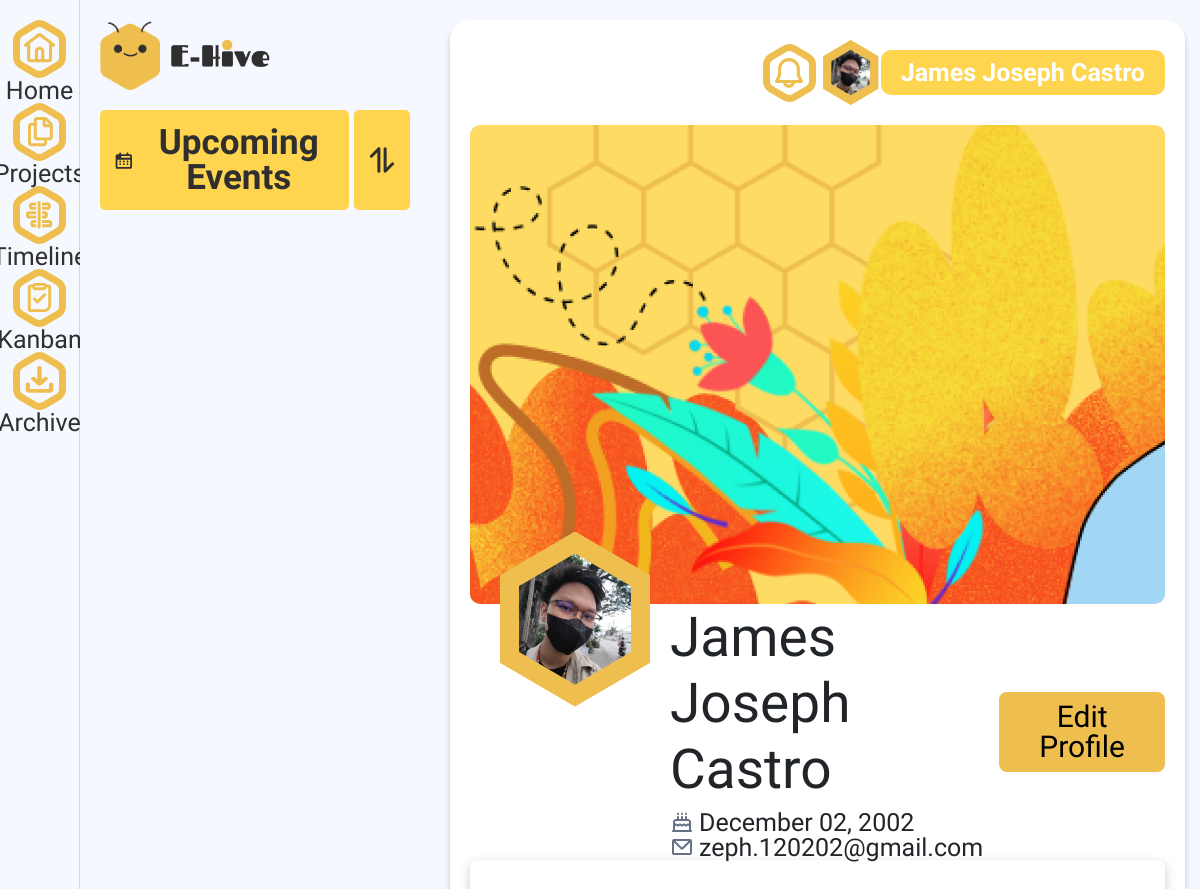
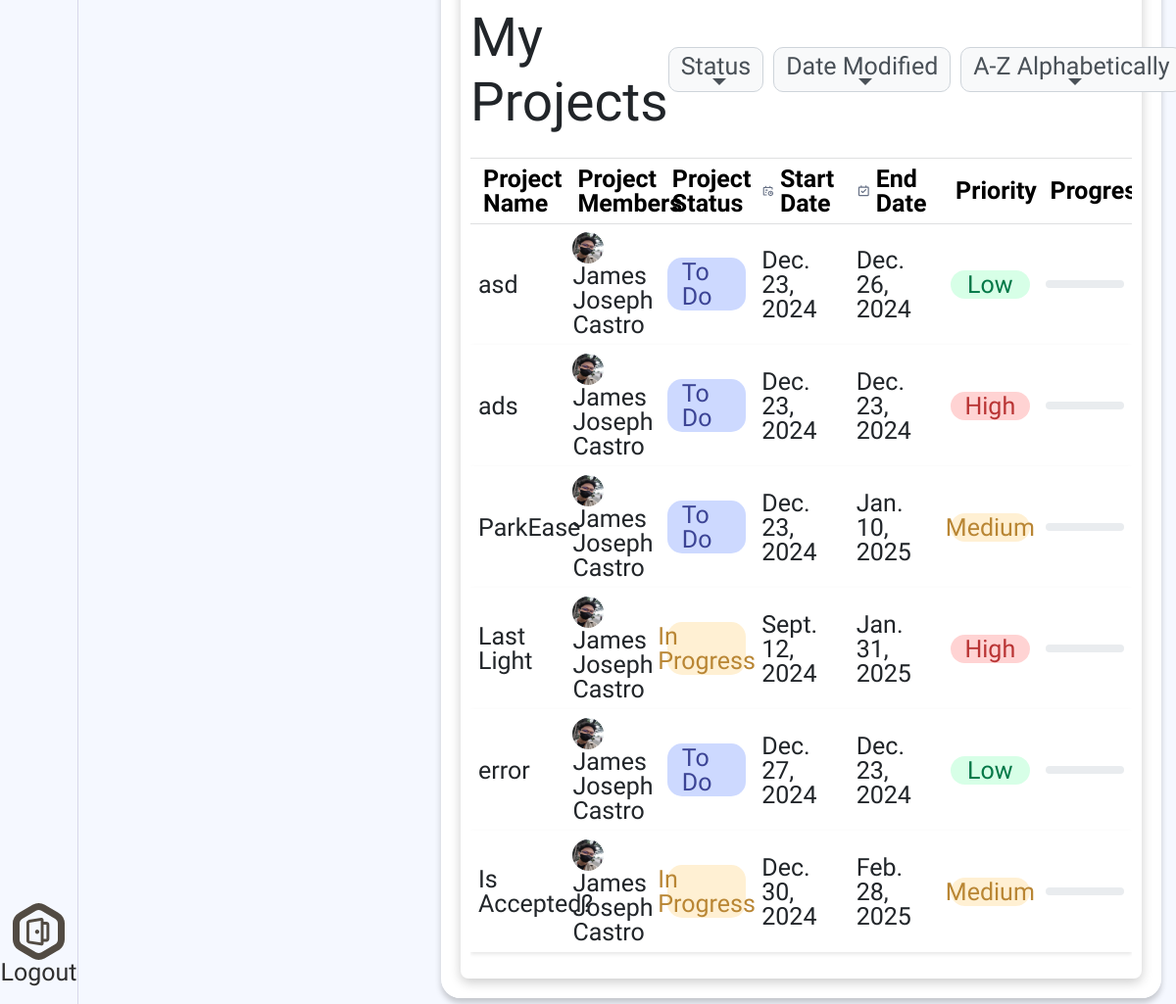
Screenshot of /my_app/profile/ (signed in) with the database file from the repository (2 pictures, top to bottom).
### my_app/models.py (models this page shows, shortened)
class User(models.Model):
    first_name = models.CharField(max_length=100)
    last_name = models.CharField(max_length=100)
    email = models.EmailField(unique=True)
    password = models.CharField(max_length=128)
    birthday = models.DateField()
    picture = models.CharField(
        max_length=255,
        blank=True,
        null=True,
        default='/static/profile_pictures/default_profile.jpg'
    )

class Project(models.Model):
    project_name = models.CharField(max_length=100)
    project_description = models.TextField(null=True)
    start_date = models.DateField()
    end_date = models.DateField()
    PROJECT_STATUS_CHOICES = [
        ('TO_DO', 'To Do'),
        ('IN_PROGRESS', 'In Progress'),
        ('COMPLETED', 'Completed'),
        ('CANCELLED', 'Cancelled'),
    ]
    project_status = models.CharField(max_length=20, choices=PROJECT_STATUS_CHOICES, default='TO_DO')
    PROJECT_PRIORITY_CHOICES = [
        ('LOW', 'Low'),
        ('MEDIUM', 'Medium'),
        ('HIGH', 'High'),
    ]
    project_priority = models.CharField(max_length=10, choices=PROJECT_PRIORITY_CHOICES, default='MEDIUM')
    user = models.ForeignKey('User', on_delete=models.CASCADE, related_name='projects')
    background = models.CharField(max_length=255, blank=True, null=True)
    is_archived = models.BooleanField(default=False)

### my_app/views.py (the view)
# urls.py: path('profile/', views.profile, name="profile"),
def profile(request):
    template = "profile.html"
    user = User.objects.get(pk=request.session['user_id'])
    projects = Project.objects.filter(
        (Q(user=user)) & Q(is_archived=False)
    ).distinct().annotate(progress=Avg('tasks__progress'))
    context = {
        "title": "E-Hive",
        "projects": projects,
    }
    return render(request, template, context)

### my_app/context_processors.py (called while the page is built, shortened)
def user_context(request):
    if 'user_id' in request.session:
        try:
            user = User.objects.get(id=request.session['user_id'])
            user_name = f"{user.first_name} {user.last_name}"
            default_picture = '/static/profile_pictures/default_profile.jpg'
            user_profile = user.picture if user.picture else default_picture
            return {
                'user_name': user_name,
                'user_birthday': user.birthday.strftime('%B %d, %Y') if user.birthday else None,
                'user_email': user.email,
                'user_profile': user_profile,
            }
        except User.DoesNotExist:
            pass

def notifications_context(request):
    if 'user_id' in request.session:
        user = User.objects.get(id=request.session['user_id'])
        return {
            'notifications': Notification.objects.filter(user=user, is_read=False)
        }
    return {'notifications': []}

### my_app/templates/profile.html (shortened to what this page needs)
{% extends 'base.html' %}
{% block content %}
{% load static %}
<link href="https://cdn.jsdelivr.net/npm/bootstrap@5.3.0-alpha1/dist/css/bootstrap.min.css" rel="stylesheet">
<link rel="stylesheet" href="{% static 'css/profile.css' %}">
<div class="dashboard">
    <main style="background: url({% static 'img/home/bgh.png' %}) no-repeat center center; background-size: cover;">
        <header>
            <div class="out-welcome">
                <div class="welcome" style="background: url({% static 'img/banner/profile.png' %}) no-repeat center center; background-size: cover;"></div>
            </div>
        {% include 'profile_temp.html' %}
    </header>
        <div class="profile-section">
            <div class="info">
                <div class="hexagon-btn-wrapper">
                    <div class="hexagon">
                        <img src="{{ user_profile }}" alt="Profile Picture" class="avatar">
                    </div>
                </div>
                <div class="info-info">
                    <h2>{{ user_name }}</h2>
                    <p>
                        {{ user_birthday }}</p>
                    <p>
                        {{ user_email }}</p>
                </div>
            </div>
            <div class="edit-profile">
                <a href="{% url 'profile_edit'%}"><button>Edit Profile</button></a>
            </div>
        </div>
        <div class="conts">
            <div class="top">
            <h2 class="my-4">My Projects</h2>
            <div class="custom-dropdown">
                <div class="dropdown">
                    <button class="btn dropdown-toggle" type="button" id="statusDropdown" data-bs-toggle="dropdown" aria-expanded="false">
                        Status
                    </button>
                </div>
                <div class="dropdown">
                    <button class="btn dropdown-toggle" type="button" id="dateModifiedDropdown" data-bs-toggle="dropdown" aria-expanded="false">
                        Date Modified
                    </button>
                </div>
                <div class="dropdown">
                    <button class="btn dropdown-toggle" type="button" id="alphabeticallyDropdown" data-bs-toggle="dropdown" aria-expanded="false">
                         A-Z Alphabetically
                    </button>
                </div>
            </div>
        </div>
            <div class="table-responsive">
                <table class="table table-hover table-bordered project-table">
                    <thead class="table-light">
                        <tr>
                            <th>
                                <span>
                                Project Name</th>
                            <th>
                                <span>
                                Project Members</th>
                            <th>
                                <span>
                                Project Status</th>
                            <th>
                                <span>
                                Start Date</th>
                            <th>
                                <span>
                                End Date</th>
                            <th>
                                <span>
                                Priority</th>
                            <th>
                                <span>
                                Progress</th>
                        </tr>
                    </thead>
                    <tbody>
                        {% if projects %}
                        {% for project in projects %}
                            {% if project.project_status %}
                                <tr onclick="window.location.href='{% url 'view_proj' project.id %}'" style="cursor: pointer;">
                                    <td>{{ project.project_name }}</td>
                                    <td>
                                        <img src="{{ project.user.picture }}" alt="Avatar" style="width: 32px; height: 32px; border-radius: 50%;">
                                        {{ project.user.first_name }} {{ project.user.last_name }}
                                    </td>
                                    <td>
                                        <span class="status-badge status-{{ project.project_status|lower }}">{{ project.get_project_status_display }}</span>
                                    </td>
                                    <td>{{ project.start_date }}</td>
                                    <td>{{ project.end_date }}</td>
                                    <td>
                                        <span class="priority-{{ project.project_priority|lower }}">{{ project.get_project_priority_display }}</span>
                                    </td>
                                    <td>
                                        <div class="progress" style="height: 8px;">
                                        </div>
                                    </td>
                                </tr>
                            {% elif project.some_value == 0 %}
                                <tr>
                                    <td colspan="7" style="text-align: center;">No projects found.</td>
                                </tr>
                            {% endif %}
                        {% endfor %}
                    {% else %}
                        <tr>
                            <td colspan="7" style="text-align: center;">No projects found.</td>
                        </tr>
                    {% endif %}
                    </tbody>
                </table>
            </div>
        </div>
    </div>
</div>
{% endblock %}

### my_app/templates/base.html (shortened to what this page needs)
{% load static %}
<!DOCTYPE html>
<html lang="en">
<head>
    <link rel="stylesheet" href="https://cdnjs.cloudflare.com/ajax/libs/font-awesome/6.0.0-beta3/css/all.min.css">
    <link rel="stylesheet" href="{% static 'css/base.css' %}">
</head>
<body>
    <div class="containers">
        {% include 'sidebar.html' %}
        {% include 'upcoming.html' %}
        <div class="content">
            {% block content %}
            {% endblock %}
        </div>
</body>
</html>

### my_app/templates/sidebar.html (shortened to what this page needs)
{% load static %}
<link rel="stylesheet" href="{% static 'css/sidebar.css' %}">
<div class="sidebar">
    <ul class="sidebar-menu">
        <div>
        <li class="sidebar-item {% if request.resolver_match.url_name == 'home' %}active{% endif %}">
            <a href="{% url 'home' %}" class="sidebar-link">
                <span>Home</span>
            </a>
        </li>
        <li class="sidebar-item {% if request.resolver_match.url_name == 'project' or request.resolver_match.url_name == 'view_proj' %}active{% endif %}">
            <a href="{% url 'project' %}" class="sidebar-link">
                <span>Projects</span>
            </a>
        </li>
         <li class="sidebar-item {% if request.resolver_match.url_name == 'timeline' %}active{% endif %}">
            <a href="{% url 'timeline' %}" class="sidebar-link">
                <span>Timeline</span>
            </a>
        </li>
        <li class="sidebar-item {% if request.resolver_match.url_name == 'kanban' %}active{% endif %}">
            <a href="{% url 'kanban' %}" class="sidebar-link">
                <span>Kanban</span>
            </a>
        </li>
        <li class="sidebar-item {% if request.resolver_match.url_name == 'archive' %}active{% endif %}">
            <a href="{% url 'archive' %}" class="sidebar-link">
                <span>Archive</span>
            </a>
        </li>
    </div>
    <div>
        <li class="sidebar-item logout">
            <a href="#" class="sidebar-link" id="logOut">
                <span>Logout</span>
            </a>
        </li>
    </ul>
</div>

### my_app/templates/upcoming.html (shortened to what this page needs)
{% load static %}
<link rel="stylesheet" href="{% static 'css/upcoming.css' %}">
<aside class="sidebars">
    <div class="logo">
        <img src="{% static 'img/landingpage/logo.png' %}" alt="E-Hive Logo">
        <img class="logo2" style="width:100px;" src="{% static 'img/landingpage/logo-title.png' %}"></img>
    </div>
    <div class="upcoming-events">
        <button class="events-btn">
            Upcoming Events
        </button>
        <button class="filter-btn">
            <svg width="26" height="26" viewBox="0 0 26 26" fill="none" xmlns="http://www.w3.org/2000/svg">
                <path d="M9.875 1.75V24.25M2.375 9.1875L9.875 1.6875M16.125 1.8125V24.3125L23.625 16.8125" stroke="#2F2F2F" stroke-width="3" stroke-linecap="round" stroke-linejoin="round"/>
            </svg>
        </button>
    </div>
    <ul id="taskList" class="tasks">
    </ul>
</aside>

### my_app/templates/profile_temp.html (shortened to what this page needs)
{% load static %}
<link rel="stylesheet" href="{% static 'css/profile_temp.css' %}">
<div class="profile">
    <div class="notification notification-icon-svg" >
    </div>
    <a href="{% url 'profile'%}">
        <div class="hexagon2-btn-wrapper">
            <div class="hexagon2">
                <img src="{{ user_profile }}" alt="Profile Picture" class="avatar2">
            </div>
        </div>
        <div class="profile-card">
            <span class="name">{{ user_name }}</span>
        </div>
    </a>
</div>

### my_app/static/css/base.css (style rules this page uses)
* { font-family: 'Dongle', sans-serif; line-height: 1; }
.containers { display: flex; flex-direction: row; height: 100vh; width: 100vw; overflow: hidden; }
.content { width: 100vw; height: 100vh; }
button, a { cursor: pointer; }
a, p, span { font-size: 25px; }
table { table-layout: fixed; }

### my_app/static/css/sidebar.css (style rules this page uses)
:root { --primary-color: #f2b600; --sidebar-background: #f5f8ff; --text-color: #333; --hover-opacity: 0.8; --box-shadow: 0 0 10px rgba(0, 0, 0, 0.1); --sidebar-width: 80px; --sidebar-item-height: 50px; --icon-size: 50px; --border-radius: 12px; --white: #ffffff; --button-color: #EEBE4F; --button2-color:#524B43; }
body, html { font-family: 'Fredoka One', sans-serif; margin: 0; padding: 0; box-sizing: border-box; height: 100%; overflow-y: auto; }
.sidebar { background-color: var(--sidebar-background); width: var(--sidebar-width); height: 100vh; display: flex; flex-direction: column; align-items: center; padding: 20px 10px; box-shadow: var(--box-shadow); border-right: #D7D7EA solid 1px; }
.sidebar-menu { list-style: none; padding: 0; margin: 0; width: auto; display: flex; flex-direction: column; justify-content: space-between; height: calc(100vh - 10px); }
.sidebar-item { text-align: center; }
.sidebar-link { text-decoration: none; display: flex; flex-direction: column; align-items: center; color: var(--text-color); font-family: Arial, sans-serif; }

### my_app/static/css/upcoming.css (style rules this page uses)
:root { --primary-color: #FFD54F; --secondary-color: #D7C7FF; --text-color: #2F2F2F; --text-color2: #A5A5A5; --border-color: #ddd; --white: #ffffff; --background-color:#F5F8FF; --stroke: #524B43; --high-priority: #FF4D4D; --medium-priority: #FFA500; --low-priority: #00CC66; --background: #F9FAFB; }
* { margin: 0; padding: 0; box-sizing: border-box; }
body { line-height: 1; }
.sidebars { min-width: 350px; background: var(--background-color); padding: 20px; display: flex; flex-direction: column; }
.logo { text-align: center; margin-bottom: 20px; display: flex; align-items: center; gap: 10px; }
.logo img { width: 60px; }
.logo2 { width: 100px; }
.upcoming-events { display: flex; justify-content: space-between; margin-bottom: 20px; gap: 5px; }
.events-btn, .filter-btn { background-color: var(--primary-color); color: var(--text-color); border: none; font-weight: bold; padding: 15px; border-radius: 5px; cursor: pointer; }
.events-btn { width: 100%; font-size: 35px; display: flex; justify-content: center; align-items: center; gap: 11px; cursor: default; }
.tasks { list-style: none; flex-grow: 1; overflow-y: auto; scrollbar-width: thin; scrollbar-color: var(--primary-color); padding: 0 10px; }
.task h1, h2, h3, h4, h5, h6 { margin-top: 0; margin-bottom: 0; font-weight: bold; line-height: 1.2; }

### my_app/templates/profile.html (style rules this page uses)
* { margin: 0; }
.table-responsive td { font-size: 25px }
ul { margin: 0; padding: 0; }
.table { border-spacing: 0; border: transparent; }
.table>:not(caption)>*>* { background-color: #ffffff; }
tr { box-shadow: 0 2px 4px rgba(0, 0, 0, 0.1); }
table { border-radius: 8px; }
.custom-dropdown { display: flex; gap: 10px; }
.h2, h2 { font-size: 55px }
.custom-dropdown .btn { display: flex; border-radius: 10px; background-color: #f8f9fa; border: 1px solid #ced4da; font-size: 25px; font-weight: 500; color: #495057; line-height: 1; align-items: center; justify-content: center; flex-wrap: wrap; flex-direction: row; }
.name { font-size: 16px; font-weight: bold; color: white; }
p { margin: 0; }
table { table-layout: fixed; border-collapse: collapse; }
td, th { border: none; padding: 0; margin: 0; }

### rows the page displays
User: picture (picture), email "zeph.120202@gmail.com"
Project: project_name "asd", user.picture (picture), user.first_name "James Joseph", user.last_name "Castro", project_status "To Do", start_date "Dec. 23, 2024", end_date "Dec. 26, 2024", project_priority "Low"
Project: project_name "ads", user.picture (picture), user.first_name "James Joseph", user.last_name "Castro", project_status "To Do", start_date "Dec. 23, 2024", end_date "Dec. 23, 2024", project_priority "High"
Project: project_name "ParkEase", user.picture (picture), user.first_name "James Joseph", user.last_name "Castro", project_status "To Do", start_date "Dec. 23, 2024", end_date "Jan. 10, 2025", project_priority "Medium"
Project: project_name "Last Light", user.picture (picture), user.first_name "James Joseph", user.last_name "Castro", project_status "In Progress", start_date "Sept. 12, 2024", end_date "Jan. 31, 2025", project_priority "High"
Project: project_name "error", user.picture (picture), user.first_name "James Joseph", user.last_name "Castro", project_status "To Do", start_date "Dec. 27, 2024", end_date "Dec. 23, 2024", project_priority "Low"
Project: project_name "Is Accepted?", user.picture (picture), user.first_name "James Joseph", user.last_name "Castro", project_status "In Progress", start_date "Dec. 30, 2024", end_date "Feb. 28, 2025", project_priority "Medium"

### other values shown
{{ user_name }} "James Joseph Castro"
{{ user_birthday }} "December 02, 2002"
